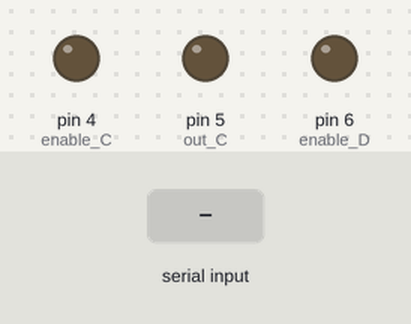
A sketch run on a simulated Arduino Uno, built with avr-gcc and run on an emulated ATmega328P. On the bench: output pins drawn as LEDs (lit = HIGH). Inputs (shaded band) come from the test bench.

Above: at 2.7 s.
2.8 s: "e" received over Serial
At 4.0 s:
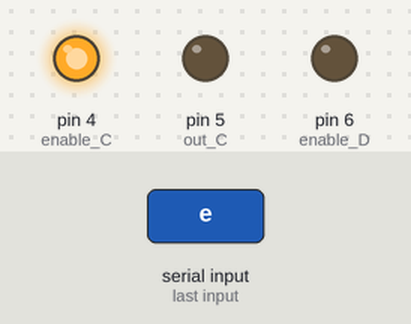
4.3 s: "E" received over Serial
At 5.4 s:
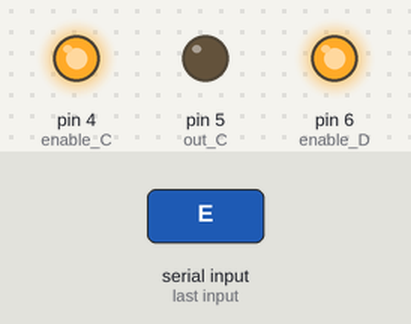
5.8 s: "d" received over Serial
At 6.5 s:
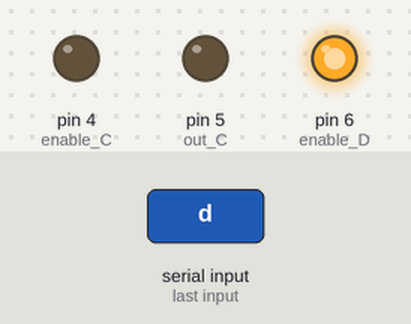
7.3 s: "w" received over Serial
At 7.6 s:
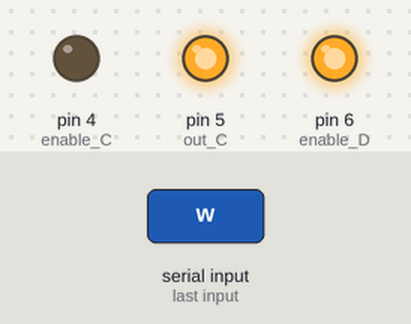
8.8 s: "D" received over Serial
At 10.0 s:
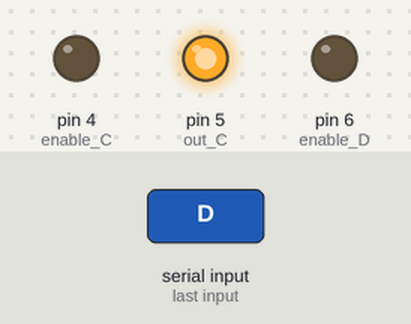
Timing chart, 0 to 11.3 s (numbered marks = the images above; inputs shaded):
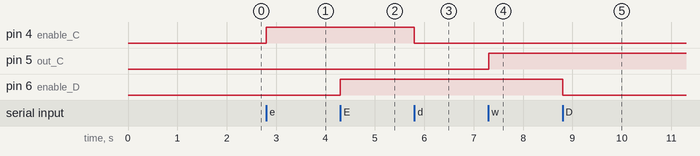

The sketch:

Digital_isolator.ino
```cpp
// pin configuration
const int in_C = 2;
const int in_D = 3;
const int enable_C = 4;
const int out_C = 5;
const int enable_D = 6;
const int out_D = 7;

void setup() {
  Serial.begin(9600);

  // pin configuration
  pinMode(in_C, INPUT);
  pinMode(in_D, INPUT);
  pinMode(enable_C, INPUT);
  pinMode(enable_D, INPUT);
  pinMode(out_C, INPUT);
  pinMode(out_D, INPUT);
}

void serialEvent() {
  while (Serial.available()) {
    // read user input
    char c = (char)Serial.read();

    // decide what to do with it
    switch (c) {
      case '?':
        Serial.println("Digital isolator board v1.1 ready.");
        break;

      case 'e':
        enable(enable_C, out_C);
        break;

      case 'E':
        enable(enable_D, out_D);
        break;

      case 'd':
        disable(enable_C);
        break;

      case 'D':
        disable(enable_D);
        break;

      case 'w':
        write_pin(enable_C, out_C);
        break;

      case 'W':
        write_pin(enable_D, out_D);
        break;

      case 'c':
        clear_pin(enable_C, out_C);
        break;

      case 'C':
        clear_pin(enable_D, out_D);
        break;
    }
  }
}

void enable(const int en_pin, const int out_pin)
{
  // make sure we're not writing to the pin before enabling external control
  pinMode(out_pin, INPUT);

  // enable external control
  pinMode(en_pin, OUTPUT);
  digitalWrite(en_pin, HIGH);
}

void disable(const int en_pin)
{
  // disable external control
  pinMode(en_pin, OUTPUT);
  digitalWrite(en_pin, LOW);
}

void write_pin(const int en_pin, const int out_pin)
{
  // make sure external control is disabled before writing to the pin
  disable(en_pin);

  // write to the pin
  pinMode(out_pin, OUTPUT);
  digitalWrite(out_pin, HIGH);
}

void clear_pin(const int en_pin, const int out_pin)
{
  // make sure external control is disabled before writing to the pin
  disable(en_pin);

  // write to the pin
  pinMode(out_pin, OUTPUT);
  digitalWrite(out_pin, LOW);
}

void loop() {
}
```

Measured:
- after the input at 2.8 s, pin 4 (enable_C): LOW → HIGH at once
- after the input at 4.3 s, pin 6 (enable_D): LOW → HIGH at once
- after the input at 5.8 s, pin 4 (enable_C): HIGH → LOW at once
- after the input at 7.3 s, pin 5 (out_C): LOW → HIGH at once
- after the input at 8.8 s, pin 6 (enable_D): HIGH → LOW at once
